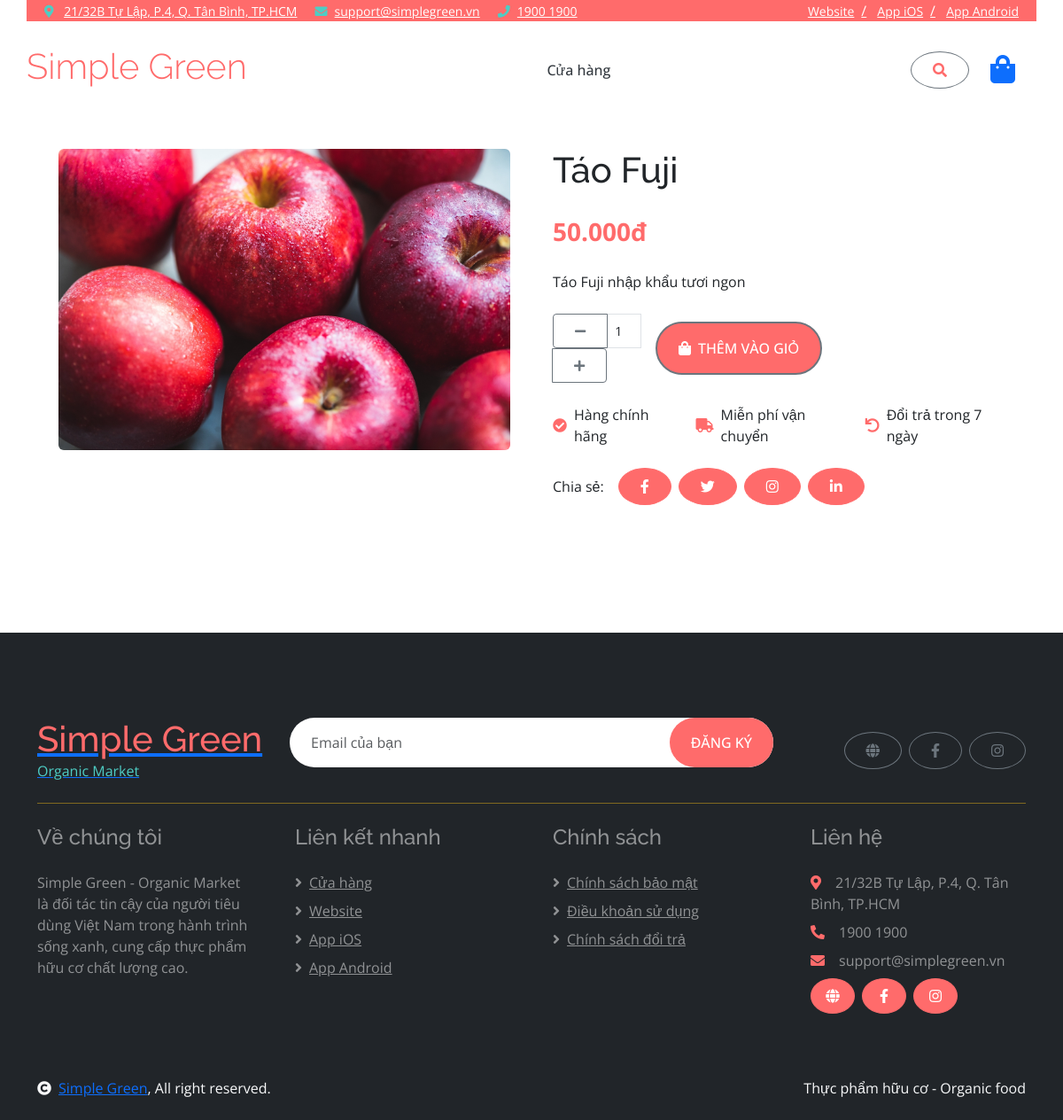
Screenshot of /product.php?id=1 with the database file from the repository.
### tables this page shows
CREATE TABLE products (
  id INT AUTO_INCREMENT PRIMARY KEY,
  name VARCHAR(255) NOT NULL,
  description TEXT,
  price DECIMAL(10,2) NOT NULL,
  image VARCHAR(255),
  category VARCHAR(100),
  discount DECIMAL(5,2) DEFAULT 0,
  created_at TIMESTAMP DEFAULT CURRENT_TIMESTAMP
);

### functions.php (called while the page is built, shortened)
<?php
require_once 'config.php';
function get_product($id) {
    global $pdo;
    $stmt = $pdo->prepare("SELECT * FROM products WHERE id = ?");
    $stmt->execute([$id]);
    return $stmt->fetch();
}

### product.php (the view, shortened to what this page needs)
<?php
require_once 'functions.php';
include 'templates/header.php';
$id = $_GET['id'] ?? 0;
$product = get_product($id);
?>
<div class="container-fluid py-5">
    <div class="container">
        <div class="row g-5">
            <div class="col-lg-6">
                <div class="position-relative bg-light rounded">
                    <img class="img-fluid w-100 rounded" src="/shop/assets/images/<?= htmlspecialchars($product['image']) ?>" alt="<?= htmlspecialchars($product['name']) ?>">
                </div>
            </div>
            <div class="col-lg-6">
                <h1 class="mb-4"><?= htmlspecialchars($product['name']) ?></h1>
                <div class="mb-4">
                    <span class="text-primary fw-bold fs-3"><?= number_format($product['price'], 0, ',', '.') ?>đ</span>
                </div>
                <p class="mb-4"><?= htmlspecialchars($product['description']) ?></p>
                <form action="add_to_cart.php" method="post" class="d-flex align-items-center mb-4">
                    <div class="input-group me-3" style="width: 100px;">
                        <button type="button" class="btn btn-sm btn-outline-secondary" onclick="decreaseQuantity()">
                            <i class="fas fa-minus"></i>
                        </button>
                        <input type="number" name="quantity" id="quantity" class="form-control form-control-sm text-center" value="1" min="1">
                        <button type="button" class="btn btn-sm btn-outline-secondary" onclick="increaseQuantity()">
                            <i class="fas fa-plus"></i>
                        </button>
                    </div>
                    <button type="submit" class="btn btn-primary border-2 border-secondary py-3 px-4 rounded-pill text-white">
                        <i class="fa fa-shopping-bag me-2"></i>Thêm vào giỏ
                    </button>
                </form>
                <div class="d-flex align-items-center mb-4">
                    <div class="d-flex align-items-center me-4">
                        <i class="fas fa-check-circle text-primary me-2"></i>
                        <span>Hàng chính hãng</span>
                    </div>
                    <div class="d-flex align-items-center me-4">
                        <i class="fas fa-truck text-primary me-2"></i>
                        <span>Miễn phí vận chuyển</span>
                    </div>
                    <div class="d-flex align-items-center">
                        <i class="fas fa-undo text-primary me-2"></i>
                        <span>Đổi trả trong 7 ngày</span>
                    </div>
                </div>
                <div class="d-flex align-items-center">
                    <span class="me-3">Chia sẻ:</span>
                    <a class="btn btn-square btn-primary rounded-circle me-2" href=""><i class="fab fa-facebook-f"></i></a>
                    <a class="btn btn-square btn-primary rounded-circle me-2" href=""><i class="fab fa-twitter"></i></a>
                    <a class="btn btn-square btn-primary rounded-circle me-2" href=""><i class="fab fa-instagram"></i></a>
                    <a class="btn btn-square btn-primary rounded-circle" href=""><i class="fab fa-linkedin-in"></i></a>
                </div>
            </div>
        </div>
    </div>
</div>
<?php include 'templates/footer.php'; ?>

### assets/css/style.css (style rules this page uses)
:root { --primary: #FF6B6B; --secondary: #4ECDC4; --light: #F7F7F7; --dark: #343A40; }
body { font-family: 'Open Sans', sans-serif; margin-top: 72px; }
h1, h2, h3, h4, h5, h6 { font-family: 'Raleway', sans-serif; }
.btn { font-weight: 500; text-transform: uppercase; padding: 0.5rem 1.5rem; }
.btn-primary { background-color: var(--primary); border-color: var(--primary); }
.text-primary { color: var(--primary) !important; }

### rows the page displays
products: image (picture), name "Táo Fuji", price "50.000", description "Táo Fuji nhập khẩu tươi ngon"
